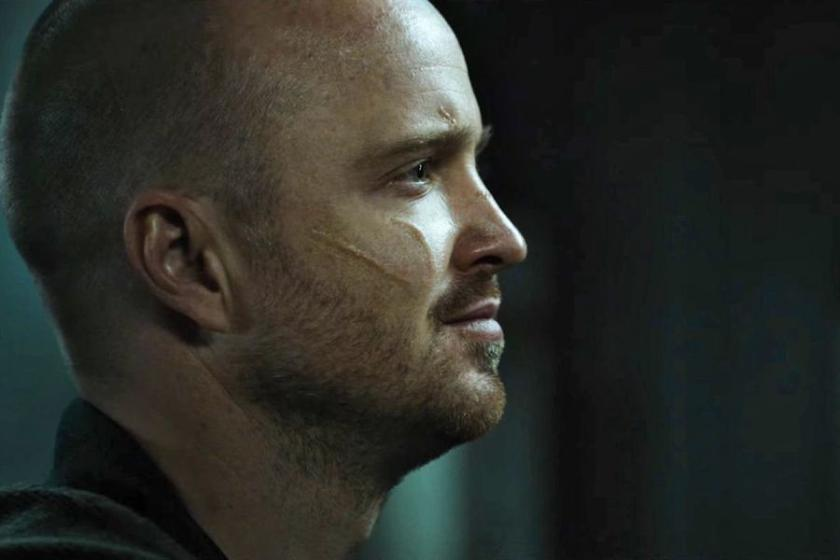
#> input picture affine transformations/jesse.jpg, 840 x 560 px
$ python waraffnie.py
#> lines starting #> are read from the running program, lines starting #| are printed output that depends on the picture
import cv2
from matplotlib import pyplot as plt
import numpy as np
import math
def oper(M,img):
    h,w,c=img.shape
    img_out=np.zeros((h,w,c),np.uint8)
    iden=np.array([[M[1][1],M[1][0]],[M[0][1],M[0][0]]])
    B=np.array([[M[1][2]],[M[0][2]]])
    for i in range(h):
        for j in range(w):
            vector=np.array([[i],[j]])
            aux=img[i][j]
            res=np.dot(iden,vector)+B
            res=res.astype(int)
            if(res[0][0]<img_out.shape[0] and res[0][0]>=0):
                if(res[1][0]<img_out.shape[1] and res[1][0]>=0):
                    img_out[res[0][0]][res[1][0]]=aux
    if(iden[0][1]==0 and iden[1][0]==0):
        if(iden[1][1]>1):
            if(iden[0][0]<=1):
                for j in range(0,img_out.shape[0]):
                    aux=img_out[j][0]
                    for i in range(0,img_out.shape[1]):
                        if(i%int(iden[1][1])==0):
                            aux=img_out[j][i]
                        else:
                            img_out[j][i]=aux
            else:
                for j in range(0,img_out.shape[0],int(iden[0][0])):
                    aux=img_out[j][0]
                    for i in range(0,img_out.shape[1]):
                        if(i%int(iden[1][1])==0):
                            aux=img_out[j][i]
                        else:
                            img_out[j][i]=aux
        if(iden[0][0]>1):
            for j in range(0,img_out.shape[1]):
                aux=img_out[0][j]
                for i in range(0,img_out.shape[0]):
                    if(i%int(iden[0][0])==0):
                        aux=img_out[i][j]
                    else:
                        img_out[i][j]=aux

    return img_out

img= cv2.imread('jesse.jpg')
#> img is the input picture: shape (560, 840, 3); mean B, G, R 39.9, 44.9, 43.4
angu=math.radians(90)
f,c,x=img.shape
#> f = 560; c = 840; x = 3
M=np.array([[math.cos(angu), math.sin(angu), (1 - math.cos(angu)) * c/2 - math.sin(angu) * f/2], [-math.sin(angu), math.cos(angu), math.sin(angu) * c/2 + (1 - math.sin(angu)) * f/2]])
res = oper(M,img)
#> after the loop in oper, `for i in range(h):`:
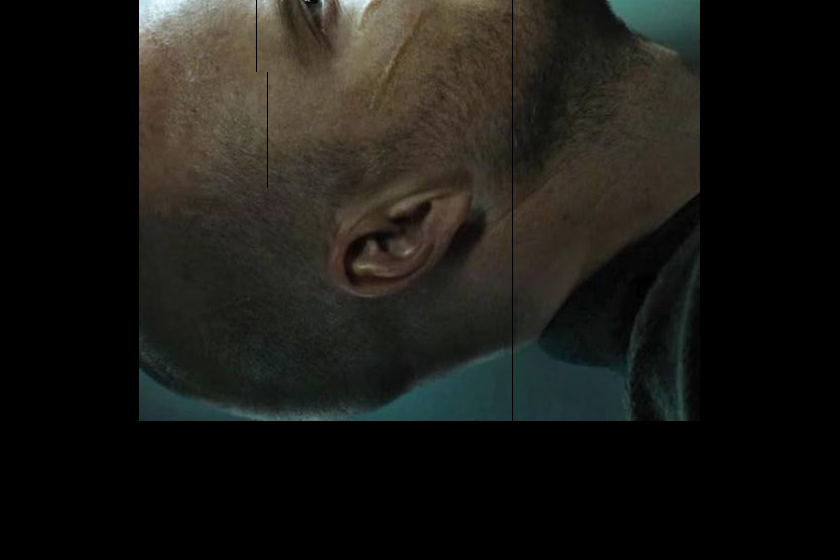
#> img_out: shape (560, 840, 3); mean B, G, R 21.5, 25.6, 26.4
cv2.imwrite('resultado.jpg',res);
M2 = np.float32([[math.cos(angu), math.sin(angu), (1 - math.cos(angu)) * c/2 - math.sin(angu) * f/2], [-math.sin(angu), math.cos(angu), math.sin(angu) * c/2 + (1 - math.sin(angu)) * f/2]])
cv2.imwrite('cv_rotate.jpg',cv2.warpAffine(img, M2, (c, f)))
